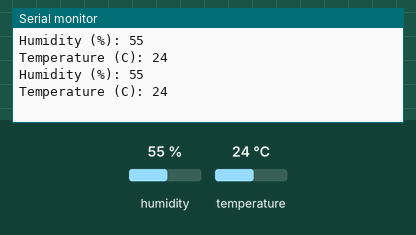
A sketch run on a simulated Arduino Uno, built with avr-gcc and run on an emulated ATmega328P. Parts: the last lines printed to the serial monitor. The test bench sets the inputs (shaded band); at power-on: humidity 55 %, temperature 24 °C.

Above: at 2.8 s.
2.9 s: humidity set to 22 %
At 5.0 s:
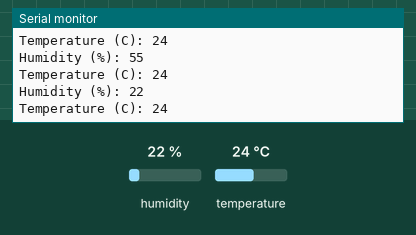
5.6 s: temperature set to 12 °C
At 7.4 s:
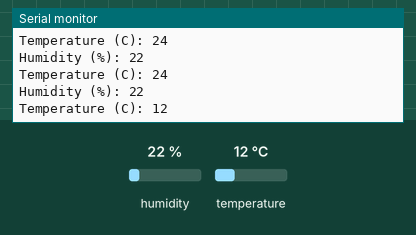
8.3 s: humidity set to 40 %
At 11.0 s:
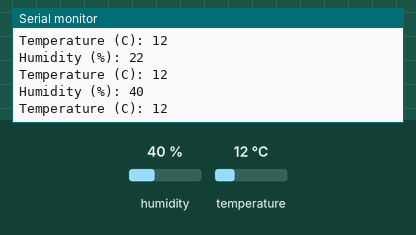
Timing chart, 0 to 12.5 s (numbered marks = the images above; inputs shaded):
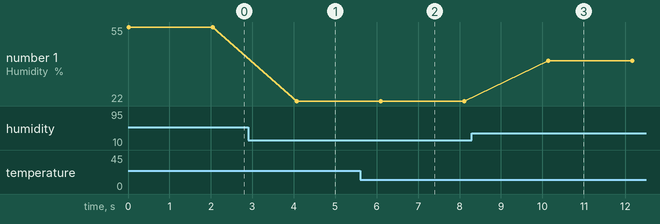

Measured:
- after the input at 2.9 s, the serial monitor: prints a new line after 1.2 s (image 1)
- after the input at 5.6 s, the serial monitor: prints a new line after 0.51 s (image 2)
- after the input at 8.3 s, the serial monitor: prints a new line after 1.8 s (image 3)
- plotted number 1: 55 → 22 after the input at 2.9 s, 22 → 40 after the input at 8.3 s

The sketch:

code.ino
```cpp
#include <dht11.h>
#define temp_pin 4

dht11 d;

void setup()
{
  Serial.begin(9600);
  pinMode(temp_pin,INPUT);


}

void loop()
{


  d.read(temp_pin);

  Serial.print("Humidity (%): ");
  Serial.println(d.humidity);

  Serial.print("Temperature (C): ");
  Serial.println(d.temperature);

  delay(2000);

}
```
